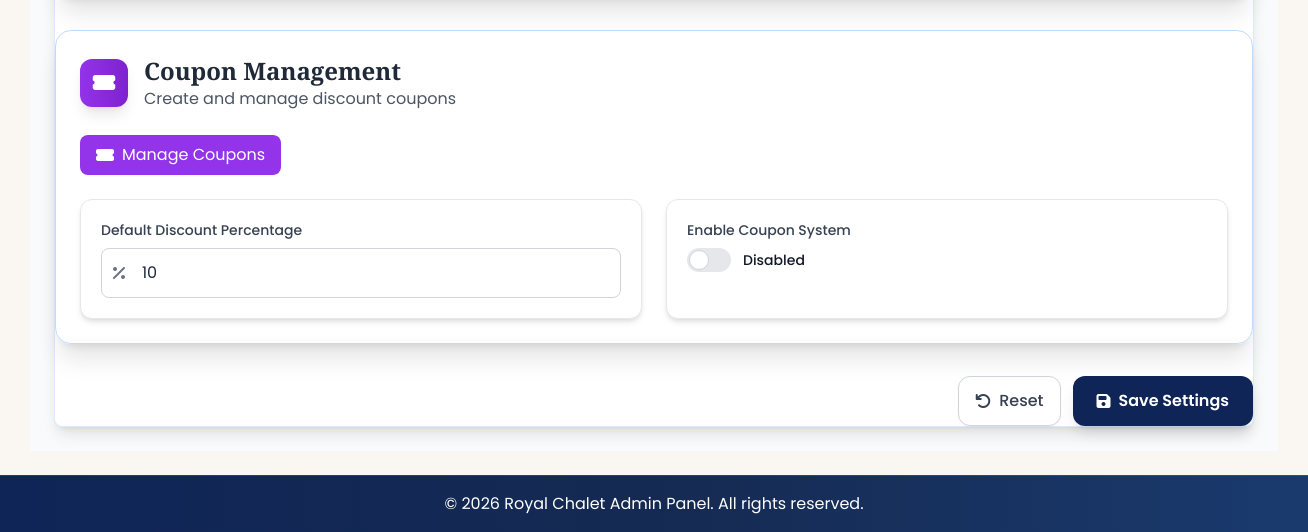
Before: /admin/settings (signed in, lower part) with the older database file.
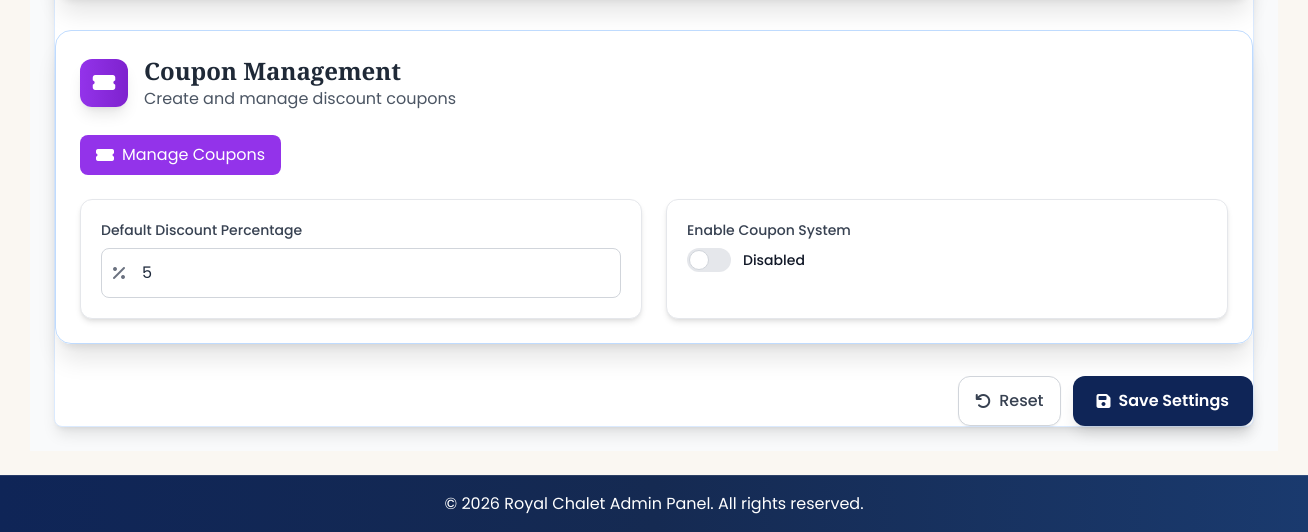
After: the same page with the newer database file.
### models.py (models this page shows)
class VillaSettings(db.Model):
    id = db.Column(db.Integer, primary_key=True)
    setting_key = db.Column(db.String(100), unique=True, nullable=False)
    setting_value = db.Column(db.Text, nullable=False)
    description = db.Column(db.String(200))
    updated_at = db.Column(db.DateTime, default=lambda: datetime.now(timezone.utc), onupdate=lambda: datetime.now(timezone.utc))

### app.py (the view, shortened to what this page needs)
@app.route('/admin/settings', methods=['GET', 'POST'])
@login_required
@admin_required
def admin_settings():
    settings = {}
    for setting in VillaSettings.query.all():
        settings[setting.setting_key] = setting.setting_value
    return render_template('admin/admin_settings.html', settings=settings)

### app.py (called while the page is built)
def admin_required(f):
    @wraps(f)
    def decorated_function(*args, **kwargs):
        if not current_user.is_admin:
            flash('You need to be an admin to access this page.', 'danger')
            return redirect(url_for('index'))
        return f(*args, **kwargs)
    return decorated_function

@app.context_processor
def inject_now():
    return {'now': datetime.now()}

@app.context_processor
def inject_settings():
    settings = {}
    try:
        for setting in VillaSettings.query.all():
            settings[setting.setting_key] = setting.setting_value
    except:
        pass
    return {'villa_settings': settings}

@login_manager.user_loader
def load_user(user_id):
    return User.query.get(int(user_id))

@app.after_request
def add_header(response):
    if 'Cache-Control' not in response.headers:
        response.headers['Cache-Control'] = 'public, max-age=31536000'
    return response

### templates/admin/admin_settings.html (shortened to what the changed rows need)
{% extends 'admin/admin_base.html' %}
{% block content %}
<div class="p-6 bg-gray-50 dark:bg-gray-800 transition-colors duration-300">
    <div class="bg-white dark:bg-gray-900 rounded-lg shadow-lg border border-blue-100 dark:border-blue-900 transition-all duration-300 hover:shadow-xl">
        <form id="villa-settings-form" method="POST" class="space-y-8">
            <div id="section-coupons" class="bg-white/90 dark:bg-gray-800/90 rounded-2xl shadow-xl p-6 backdrop-blur-md border border-blue-200 dark:border-blue-800 transition-colors duration-300">
                <div class="grid grid-cols-1 md:grid-cols-2 gap-6">
                    <div class="group bg-white dark:bg-gray-700 p-5 rounded-xl border border-gray-200 dark:border-gray-600 shadow-md hover:shadow-lg transition-all duration-200 hover:border-purple-300 dark:hover:border-purple-500 transform hover:translate-y-[-3px]">
                        <div class="relative">
                            <span class="absolute inset-y-0 left-0 flex items-center pl-3 text-gray-500 dark:text-gray-400">
                                <i class="fas fa-percent"></i>
                            </span>
                            <input type="number" id="default_discount_percent" name="default_discount_percent"
                                    value="{{ settings.get('default_discount_percent', '10') }}"
                                    class="w-full pl-10 px-3 py-3 border border-gray-300 dark:border-gray-600 bg-white dark:bg-gray-800 rounded-lg focus:outline-none focus:ring-2 focus:ring-purple-500 dark:focus:ring-purple-400 transition-all duration-200">
                        </div>
                    </div>
                    <div class="group bg-white dark:bg-gray-700 p-5 rounded-xl border border-gray-200 dark:border-gray-600 shadow-md hover:shadow-lg transition-all duration-200 hover:border-purple-300 dark:hover:border-purple-500 transform hover:translate-y-[-3px]">
                        <div class="relative">
                            <label class="inline-flex items-center cursor-pointer">
                                <div class="relative w-11 h-6 bg-gray-200 peer-focus:outline-none peer-focus:ring-4 peer-focus:ring-purple-300 dark:peer-focus:ring-purple-800 rounded-full peer dark:bg-gray-700 peer-checked:after:translate-x-full peer-checked:after:border-white after:content-[''] after:absolute after:top-[2px] after:left-[2px] after:bg-white after:border-gray-300 after:border after:rounded-full after:h-5 after:w-5 after:transition-all dark:border-gray-600 peer-checked:bg-purple-600"></div>
                                <span class="ml-3 text-sm font-medium text-gray-900 dark:text-gray-300">{{ 'Enabled' if settings.get('enable_coupons', 'false') == 'true' else 'Disabled' }}</span>
                            </label>
                        </div>
                    </div>
                </div>
            </div>
        </form>
    </div>
</div>
{% endblock %}

Changed rows visible on the page:
no longer on this page (row edited): VillaSettings: default_discount_percent "10"
no longer on this page (row edited): VillaSettings: setting_value "Disabled"
Other visible differences:
form field default_discount_percent: (not shown) → "5"
text now shown: "Disabled"
